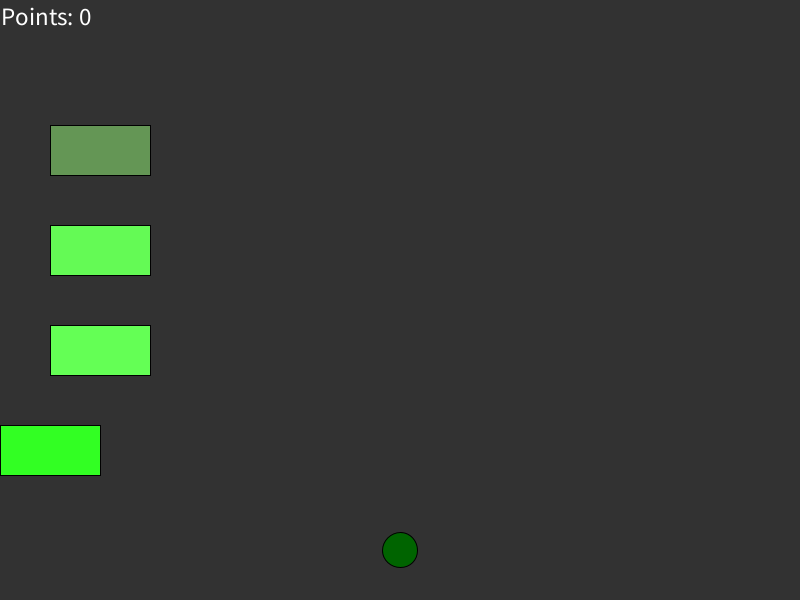
Frame 1 (no input)
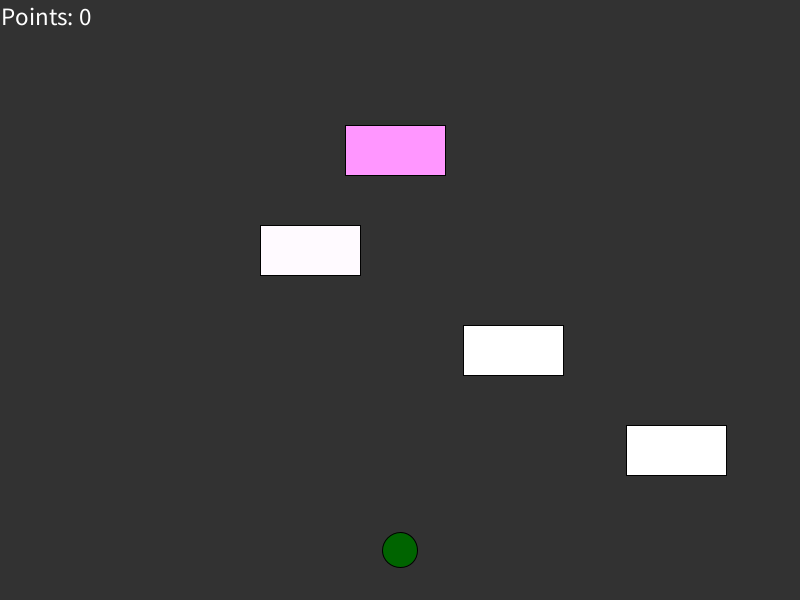
Frame 60 (the mouse pressed at the canvas centre just before this capture)
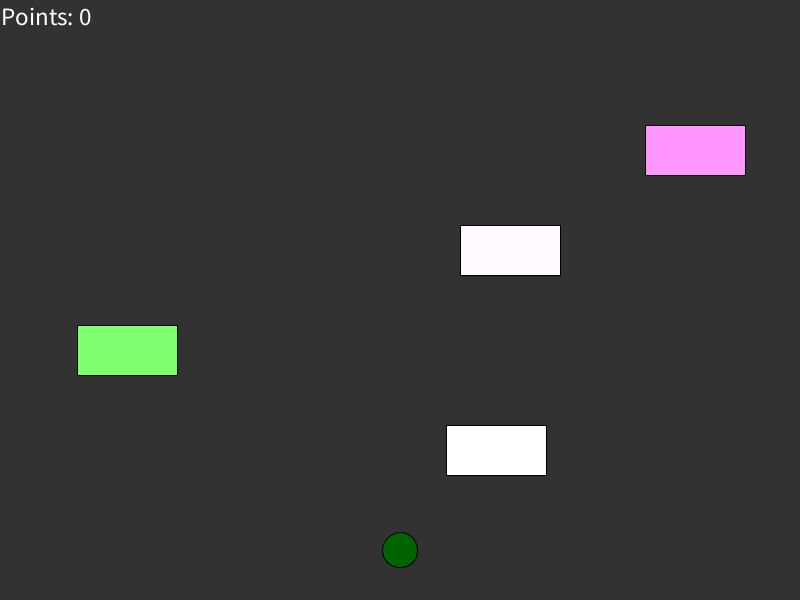
Frame 120 (the mouse held since frame 60 and released just before this capture)

The Processing sketch that drew these frames (run headless with seeded random() and noise(); from frame 60 on, the mouse is pressed at the canvas centre):

// Processing sketch: SuperDuperFroggerDudes
// ── SuperDuperFroggerDudes.pde
int moveX = 50;
int moveY = 100;
int frogX = 400;
int frogY = 550;
int joe1X = 50;
int joe1Speed = 5;
int joe2X = width-=50;
int joe2Speed = 10;
int joe3X = 50;
int joe3Speed = 7;
int joe4X = width-=50;
int joe4Speed = 3;
int Points = 0;
boolean j1;
boolean j2;
boolean j3;
boolean j4;


void setup() {
  size(800, 600);
}

void draw() {
  background(50, 50, 50);
  fill(0, 100, 0);
  ellipse(frogX, frogY, 35, 35);

  Car joe1 = new Car(joe1X, 100, 100, joe1Speed);
  joe1.display();
  joe1X += joe1Speed;
  if (joe1X>=width) {
    joe1X=0;
  }
  j1 = joe1.intersects(joe1);
  println();
  Car joe2 = new Car(joe2X, 200, 100, joe2Speed);
  joe2.display();
  joe2X -= joe2Speed;
  if (joe2X<=0) {
    joe2X=width;
  }
  j2 = joe2.intersects(joe2);
  Car joe3 = new Car(joe3X, 300, 100, joe3Speed);
  joe3.display();
  joe3X += joe3Speed;
  if (joe3X>=width) {
    joe3X=0;
  }
  j3 = joe3.intersects(joe3);
  Car joe4 = new Car(joe4X, 400, 100, joe4Speed);
  joe4.display();
  joe4X -= joe4Speed;
  if (joe4X<=0) {
    joe4X=width;
  }
  j4 = joe4.intersects(joe4);
  if (frogY>=599||frogX>=799||frogX<=1) {
    println("Don't hit the walls!");
    reStart();
  }
  if(frogY<=1){
    Points++;
    reStart();
  }
  if(j1||j2||j3||j4){
       println("Hit by a car!");
       Points--;
   reStart();

  }
  fill(255,255,255);
  textSize(25);
  text("Points: " + Points,1,25);
  
  if(Points<0){
   Points = 0; 
  }
  
}
void reStart(){
 frogY = 550;
 frogX = 400;
}

void keyPressed()
{
  if (key == CODED) {
    if (keyCode == UP)
    {
      frogY -= moveY;
      //Frog Y position goes up
    } else if (keyCode == DOWN)
    {
      frogY += moveY;
      //Frog Y position goes down
    } else if (keyCode == RIGHT)
    {
      frogX += moveX;
      //Frog X position goes right
    } else if (keyCode == LEFT)
    {
      frogX -= moveX;
      //Frog X position goes left
    }
  }
}

class Car {
  private int carX;
  private int carY;
  private int carSize;
  private int carSpeed;

  public int getX() {
    return carX;
  }
  public int getY() {
    return carY;
  }
  public int getSize() {
    return carSize;
  }


  boolean intersects(Car car) {
    if ((frogY > car.getY() && frogY < car.getY()+100) && (frogX > car.getX() && frogX < car.getX()+car.getSize()))
    {
      
      return true;
    } else
    {
      return false;
    }
  }

  public Car(int carX, int carY, int carSize, int carSpeed) {


    this.carX=carX;
    this.carY=carY;
    this.carSize=carSize;
    this.carSpeed=carSpeed;
  }


  public void display() 
  {
    fill(carX+50, carY+50, carX+35);
    rect(carX, carY+25, carSize, 50);
  }
}
